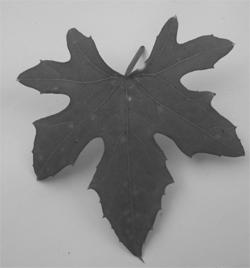
#> input picture daun.jpg, 250 x 268 px
$ jupyter execute PRAKTIKUM_PC-5.ipynb
#> lines starting #> are read from the running program, lines starting #| are printed output that depends on the picture; after the words box and inside, x2 and y2 are one past the last pixel; in counts of white or black regions, pixels touching at a corner belong together
### Peng-ambangan Dwi Aras

[cell 1]
import cv2
import numpy as np
import matplotlib.pyplot as plt

[cell 2]
daun = cv2.imread('daun.jpg', 0)
#> daun is the input picture: shape (268, 250); min 48, max 223, mean 141.3
tinggi, lebar = daun.shape
#> tinggi = 268; lebar = 250

[cell 3]
plt.imshow(daun, cmap = 'gray')

##### Peng-ambangan Dwi Aras dengan perkiraan nilai Ambang

[cell 4]
nilai_ambang = 128
daun_hasil = daun.copy()

for x in range(tinggi):
    for y in range(lebar):
        if daun[x, y] < nilai_ambang:
            daun_hasil[x,y] = 0
        else:
            daun_hasil[x,y] = 255
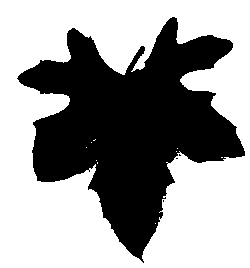
#> daun_hasil: shape (268, 250); 60.3% white; 4 black regions (3 under 20 px), largest, box (x1, y1, x2, y2) and area: (17, 17, 245, 263) 26613

[cell 5]
fig, axes = plt.subplots(1, 2, figsize = (15, 11))
ax = axes.ravel()

ax[0].imshow(daun, cmap = 'gray')
ax[0].set_title('Sebelum Peng-ambangan')
ax[1].imshow(daun_hasil, cmap = 'gray')
ax[1].set_title('Setelah Peng-ambangan')
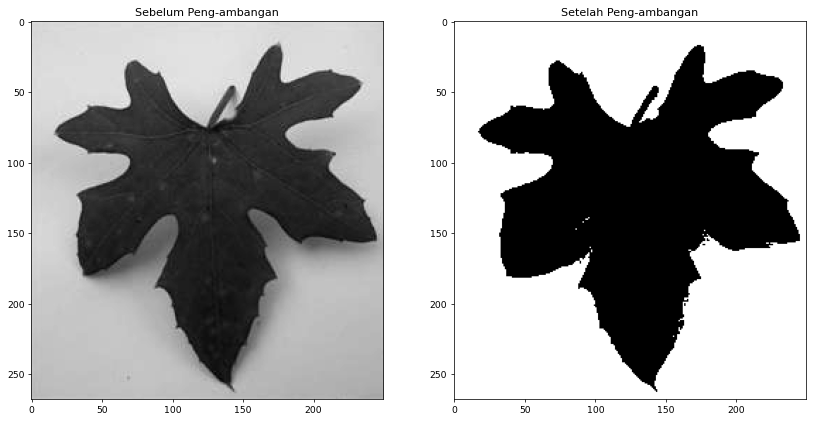
#> figure drawn by matplotlib, 2 panels

##### Menentukan nilai Ambang suatu gambar

[cell 6]
def titeratif(image):
    tinggi, lebar = image.shape
#> tinggi = 268; lebar = 250
    t0 = 127
    while(True):
        rata_kiri = 0;
        rata_kanan = 0;
        jum_kiri = 0;
        jum_kanan = 0;

        for x in range(tinggi):
            for y in range(lebar):
                if(image[x, y] <= 127):
                    rata_kiri += image[x, y]
                    jum_kiri += 1
                else:
                    rata_kanan += image[x, y]
                    jum_kanan += 1
        rata_kiri /= jum_kiri
        rata_kanan /= jum_kanan

        t1 = (rata_kiri + rata_kanan)/2
        if((t0 - t1) < 1):
            break

        t0 = t1
    return round(t1)

[cell 7]
titeratif(daun)
#> Out = 131
